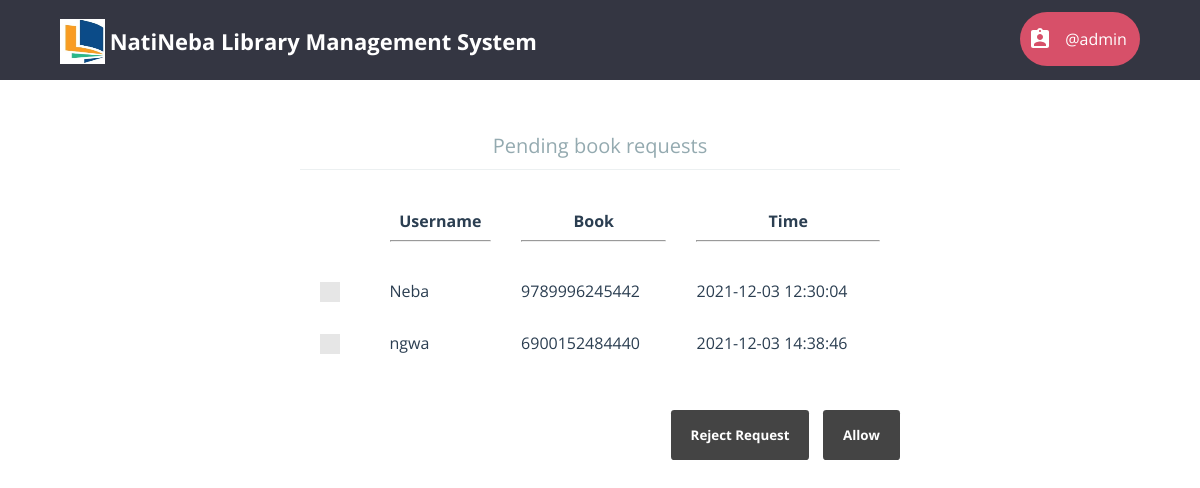
/admin/pending_book_requests.php (signed in), run on the app's committed database.
### tables this page shows
CREATE TABLE `pending_book_requests` (
  `request_id` int(11) NOT NULL,
  `member` varchar(20) NOT NULL,
  `book_isbn` varchar(13) NOT NULL,
  `time` timestamp NOT NULL DEFAULT current_timestamp()
);

### admin/pending_book_requests.php (the view, shortened to what this page needs)
<?php
	require "../db_connect.php";
	require "header_librarian.php";
?>
<html>
	<head>
		<link rel="stylesheet" type="text/css" href="../css/global_styles.css">
		<link rel="stylesheet" type="text/css" href="../css/custom_checkbox_style.css">
		<link rel="stylesheet" type="text/css" href="css/pending_book_requests_style.css">
	</head>
	<body>
		<?php
			$query = $con->prepare("SELECT * FROM pending_book_requests;");
			$query->execute();
			$result = $query->get_result();;
			$rows = mysqli_num_rows($result);
			if($rows == 0)
				echo "<h2 align='center'>No requests pending</h2>";
			else
			{
				echo "<form class='cd-form' method='POST' action='#'>";
				echo "<center><legend>Pending book requests</legend></center>";
				echo "<table width='100%' cellpadding=10 cellspacing=10>
						<tr>
							<th></th>
							<th>Username<hr></th>
							<th>Book<hr></th>
							<th>Time<hr></th>
						</tr>";
				for($i=0; $i<$rows; $i++)
				{
					$row = mysqli_fetch_array($result);
					echo "<tr>";
					echo "<td>
							<label class='control control--checkbox'>
								<input type='checkbox' name='cb_".$i."' value='".$row[0]."' />
								<div class='control__indicator'></div>
							</label>
						</td>";
					for($j=1; $j<4; $j++)
						echo "<td>".$row[$j]."</td>";
					echo "</tr>";
				}
				echo "</table>";
				echo "<br /><br /><div style='float: right;'>";
				echo "<input type='submit' value='Reject Request' name='l_reject' />&nbsp;&nbsp;&nbsp;&nbsp;";
				echo "<input type='submit' value='Allow' name='l_grant'/>";
				echo "</div>";
				echo "</form>";
			}

### admin/css/header_librarian_style.css (style rules this page uses)
html * { -webkit-font-smoothing: antialiased; -moz-osx-font-smoothing: grayscale; }
*, *:after, *:before { -webkit-box-sizing: border-box; -moz-box-sizing: border-box; box-sizing: border-box; }
body { font-size: 100%; font-family: "Open Sans", sans-serif; background-color: white; margin: 0; }

### css/global_styles.css (style rules this page uses)
*, *::after, *::before { -webkit-box-sizing: border-box; -moz-box-sizing: border-box; box-sizing: border-box; }
html { font-size: 62.5%; }
body { font-size: 1.8rem; font-family: "Open Sans", sans-serif; color: #2b3e51; background-color: #ffffff; }

### css/custom_checkbox_style.css (style rules this page uses)
.control { font-size: 18px; position: relative; display: block; margin-bottom: 15px; padding-left: 30px; cursor: pointer; }
.control__indicator { position: absolute; top: -2px; left: 0; width: 20px; height: 20px; background: #e6e6e6; }
.control__indicator:after { position: absolute; display: none; content: ''; }
.control--checkbox .control__indicator:after { top: 4px; left: 8px; width: 5px; height: 10px; transform: rotate(45deg); border: solid #fff; border-width: 0 2px 2px 0; }

### admin/css/pending_book_requests_style.css (style rules this page uses)
.cd-form { width: 90%; max-width: 600px; margin: 4em auto; font-size: 1.3rem; color: #94aab0; margin-bottom: 10px; display: block; }
.cd-form::after { clear: both; content: ""; display: table; }
.cd-form legend { padding-bottom: 10px; margin-bottom: 20px; font-size: 2rem; border-bottom: 1px solid #ecf0f1; }
.cd-form legend { display: block; width: 100%; -webkit-appearance: none; -moz-appearance: none; -ms-appearance: none; -o-appearance: none; appearance: none; }
.cd-form input[type="submit"] { border: none; background: #444444; border-radius: 0.25em; padding: 16px 20px; color: #ffffff; font-weight: bold; font-family: "Open Sans", sans-serif; cursor: pointer; -webkit-font-smoothing: antialiased; -moz-osx-font-smoothing: grayscale; -webkit-appearance: none; -moz-appearance: none; -ms-appearance: none; -o-appearance: none; appearance: none; }

### data on the page
pending_book_requests: member "Neba", book_isbn "9789996245442", time "2021-12-03 12:30:04"
pending_book_requests: member "ngwa", book_isbn "6900152484440", time "2021-12-03 14:38:46"

### other printed values
$_SESSION['username'] "admin"
